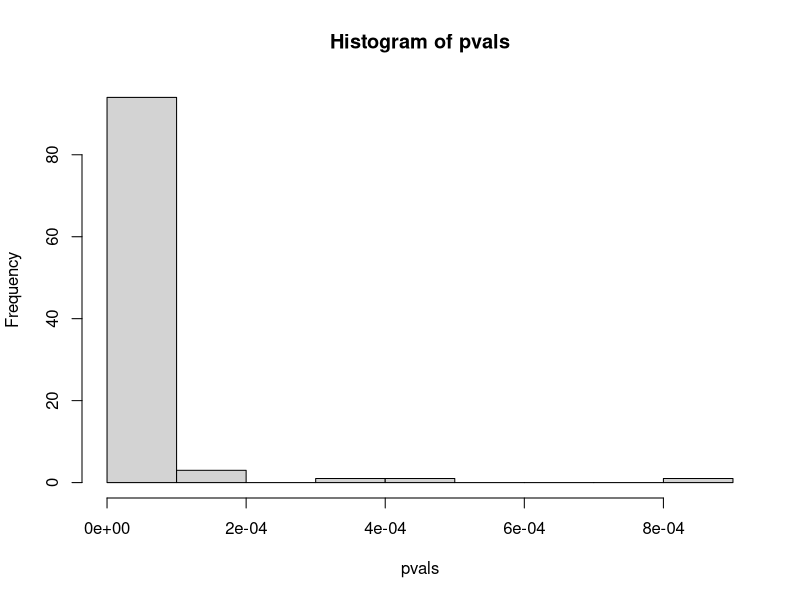
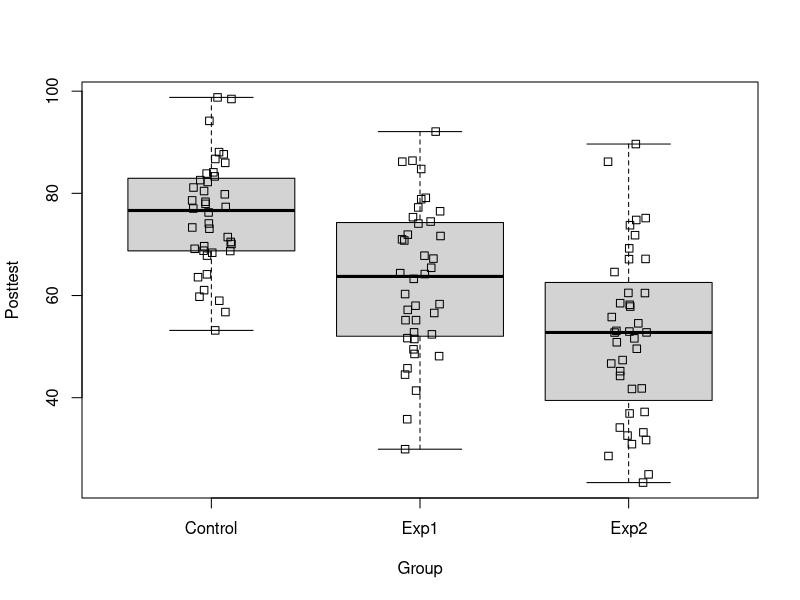
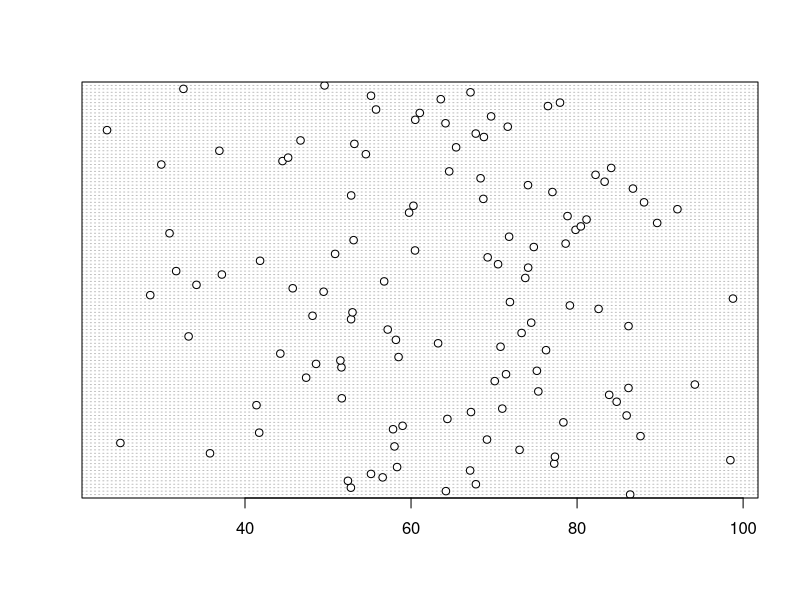
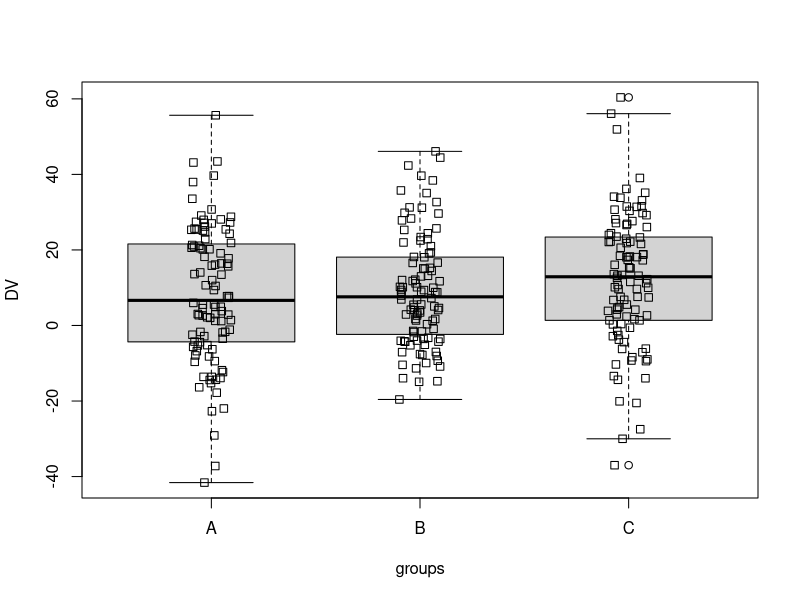
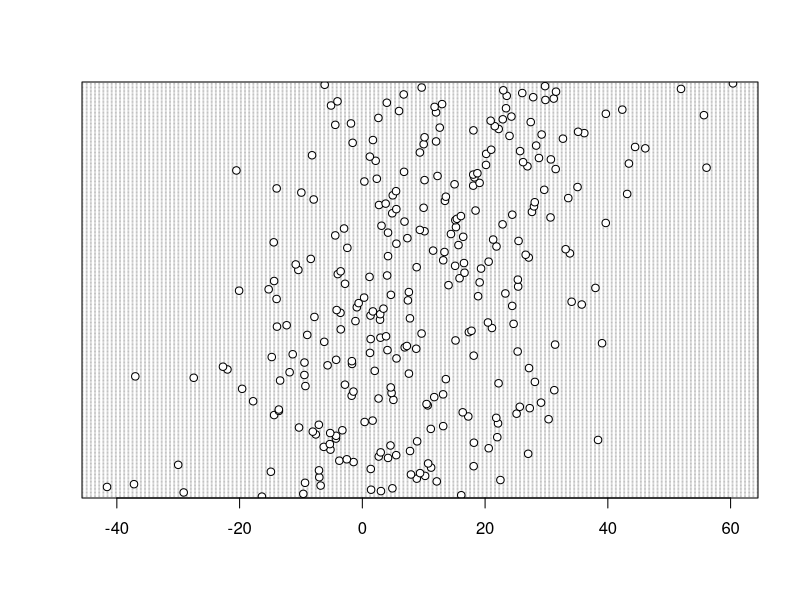
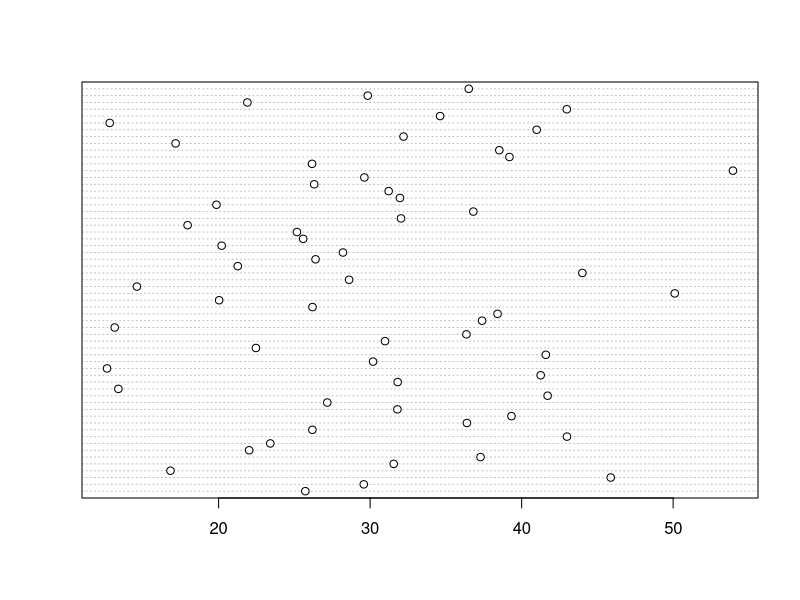

Generate these figures, in order, with R:



library(broom)


# Method 1 -------------------------------------
# Simulating dataset for the experimental design

set.seed(123) # For reproducibility

# Number of simulations
nsims <- 100 # Adjust the number of simulations as needed

# Initialize an empty vector to store p-values
pvals <- c()

# Sample sizes
n_per_group <- 40

# Group labels
Group <- rep(c("Control", "Exp1", "Exp2"), each = n_per_group)

# Loop over the number of simulations
for (i in 1:nsims) {
  
  # Simulate Posttest scores for each group
  Posttest <- c(
    rnorm(n_per_group, 74.82, 11.60), # Control group
    rnorm(n_per_group, 63.90, 15.03), # Experiment 1
    rnorm(n_per_group, 54.90, 16.75)  # Experiment 2
  )
  
  # Create a data frame
  sim_df1 <- data.frame(Group, Posttest)
  
  # Perform ANOVA
  mod1 <- aov(Posttest ~ Group, data = sim_df1)
  anova_summary <- summary(mod1)
  
  # Extract p-value and append to pvals vector
  p_value <- tidy(mod1)$p.value[1]
  pvals <- c(pvals, p_value)
}

# Inspect the first few p-values
head(pvals)

# Optional: summary of the p-values
summary(pvals)

hist(pvals)


Posttest <- c(
  rnorm(n_per_group, 74.82, 11.60), # Control group
  rnorm(n_per_group, 63.90, 15.03), # Experiment 1
  rnorm(n_per_group, 54.90, 16.75)  # Experiment 2
)

# Create a data frame
sim_df1 <- data.frame(Group, Posttest)

# Perform ANOVA
mod1 <- aov(Posttest ~ Group, data = sim_df1)
summary(mod1)


# Checking assumptions

boxplot(Posttest~Group, data=sim_df1)
stripchart(Posttest~Group,data=sim_df1,vertical=TRUE, add=TRUE, method = "jitter")

sort(tapply(sim_df1$Posttest,sim_df1$Group,sd))

sim_df1 <- sim_df1[sample(nrow(sim_df1)), ]
dotchart(sim_df1$Posttest)


summary(sim_df1)
write.csv(sim_df1,file="multitask_performance.csv", row.names = F)

# Method 2 -------------------------------------

N <- 10
groups <- rep(c("A","B","C"), each=10)
DV <- c(rnorm(100,5,15),   # means for group A
        rnorm(100,10,15),   # means for group B
        rnorm(100,20,15)    # means for group C
)
sim_df<-data.frame(groups,DV)

aov_results <- summary(aov(DV~groups, sim_df))

library(xtable)
knitr::kable(xtable(aov_results))


# Checking assumptions

boxplot(DV~groups, data = sim_df)
stripchart(DV~groups, data = sim_df,vertical=TRUE, add=TRUE, method = "jitter")

sort(tapply(sim_df$DV,sim_df$groups,sd))

dotchart(sim_df$DV)


WPM<-rnorm(60,c(20,30,40),5)
WPM[WPM<0]<-0
Subjects<-factor(rep(seq(1,20),each=3))
Practice<-rep(c("day1","day2","day3"),20)
AllData<-data.frame(Subjects,Practice,WPM)
ANOVAresults<-aov(WPM~Practice + Error(Subjects/Practice), AllData)
summary(ANOVAresults)
model.tables(ANOVAresults,"means")

dotchart(AllData$WPM)
